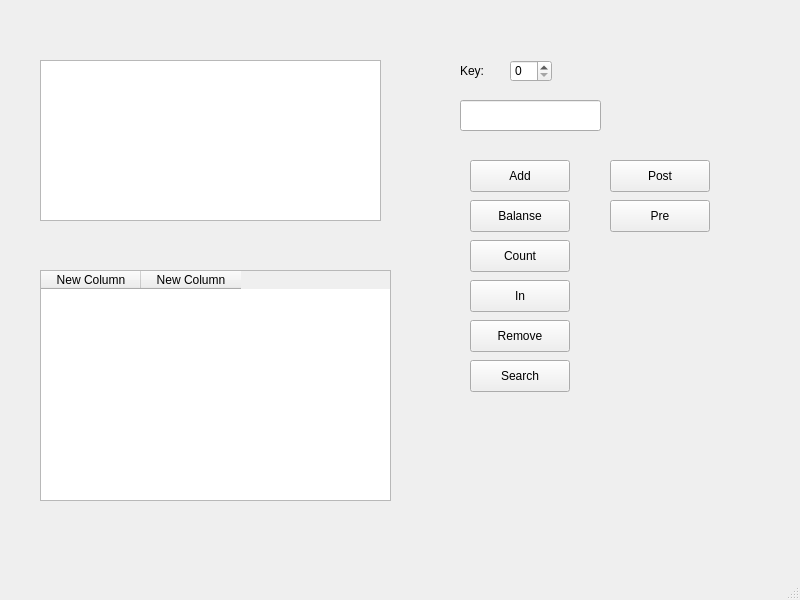
<?xml version="1.0" encoding="UTF-8"?>
<ui version="4.0">
 <class>MainWindow</class>
 <widget class="QMainWindow" name="MainWindow">
  <property name="geometry">
   <rect>
    <x>0</x>
    <y>0</y>
    <width>800</width>
    <height>600</height>
   </rect>
  </property>
  <property name="windowTitle">
   <string>MainWindow</string>
  </property>
  <widget class="QWidget" name="centralwidget">
   <widget class="QTreeView" name="treeView">
    <property name="geometry">
     <rect>
      <x>40</x>
      <y>60</y>
      <width>341</width>
      <height>161</height>
     </rect>
    </property>
   </widget>
   <widget class="QLabel" name="label">
    <property name="geometry">
     <rect>
      <x>460</x>
      <y>60</y>
      <width>71</width>
      <height>21</height>
     </rect>
    </property>
    <property name="text">
     <string>Key:</string>
    </property>
   </widget>
   <widget class="QSpinBox" name="spb_val">
    <property name="geometry">
     <rect>
      <x>510</x>
      <y>60</y>
      <width>42</width>
      <height>22</height>
     </rect>
    </property>
   </widget>
   <widget class="QLineEdit" name="lineEditText">
    <property name="geometry">
     <rect>
      <x>460</x>
      <y>100</y>
      <width>141</width>
      <height>31</height>
     </rect>
    </property>
   </widget>
   <widget class="QPushButton" name="bnt_add_item">
    <property name="geometry">
     <rect>
      <x>470</x>
      <y>160</y>
      <width>100</width>
      <height>32</height>
     </rect>
    </property>
    <property name="text">
     <string>Add</string>
    </property>
   </widget>
   <widget class="QPushButton" name="bnt_balanse">
    <property name="geometry">
     <rect>
      <x>470</x>
      <y>200</y>
      <width>100</width>
      <height>32</height>
     </rect>
    </property>
    <property name="text">
     <string>Balanse</string>
    </property>
   </widget>
   <widget class="QPushButton" name="bnt_cnt_of_list">
    <property name="geometry">
     <rect>
      <x>470</x>
      <y>240</y>
      <width>100</width>
      <height>32</height>
     </rect>
    </property>
    <property name="text">
     <string>Count</string>
    </property>
   </widget>
   <widget class="QPushButton" name="bnt_in">
    <property name="geometry">
     <rect>
      <x>470</x>
      <y>280</y>
      <width>100</width>
      <height>32</height>
     </rect>
    </property>
    <property name="text">
     <string>In</string>
    </property>
   </widget>
   <widget class="QPushButton" name="bnt_remove">
    <property name="geometry">
     <rect>
      <x>470</x>
      <y>320</y>
      <width>100</width>
      <height>32</height>
     </rect>
    </property>
    <property name="text">
     <string>Remove</string>
    </property>
   </widget>
   <widget class="QPushButton" name="bnt_search">
    <property name="geometry">
     <rect>
      <x>470</x>
      <y>360</y>
      <width>100</width>
      <height>32</height>
     </rect>
    </property>
    <property name="text">
     <string>Search</string>
    </property>
   </widget>
   <widget class="QPushButton" name="bnt_post">
    <property name="geometry">
     <rect>
      <x>610</x>
      <y>160</y>
      <width>100</width>
      <height>32</height>
     </rect>
    </property>
    <property name="text">
     <string>Post</string>
    </property>
   </widget>
   <widget class="QPushButton" name="bnt_pre">
    <property name="geometry">
     <rect>
      <x>610</x>
      <y>200</y>
      <width>100</width>
      <height>32</height>
     </rect>
    </property>
    <property name="text">
     <string>Pre</string>
    </property>
   </widget>
   <widget class="QTableWidget" name="tableWidget">
    <property name="geometry">
     <rect>
      <x>40</x>
      <y>270</y>
      <width>351</width>
      <height>231</height>
     </rect>
    </property>
    <column>
     <property name="text">
      <string>New Column</string>
     </property>
    </column>
    <column>
     <property name="text">
      <string>New Column</string>
     </property>
    </column>
   </widget>
  </widget>
  <widget class="QMenuBar" name="menubar">
   <property name="geometry">
    <rect>
     <x>0</x>
     <y>0</y>
     <width>800</width>
     <height>27</height>
    </rect>
   </property>
  </widget>
  <widget class="QStatusBar" name="statusbar"/>
 </widget>
 <resources/>
 <connections/>
</ui>
